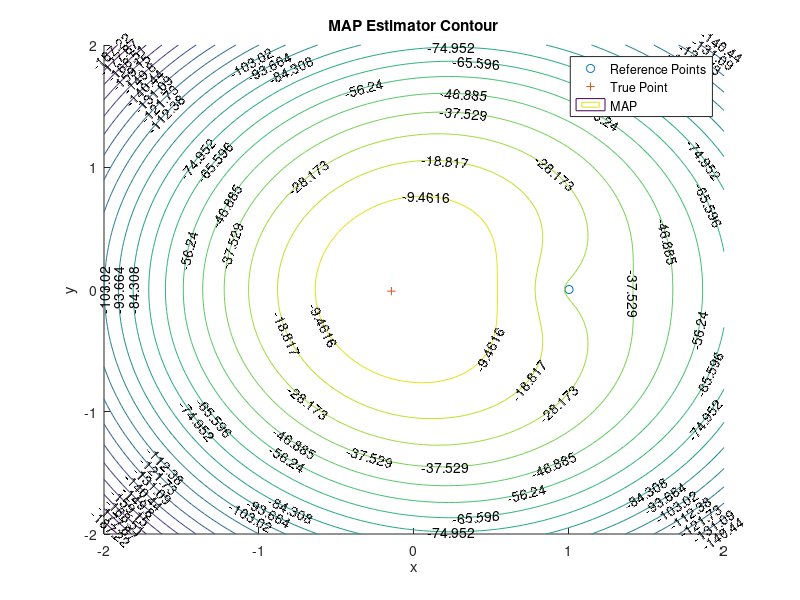
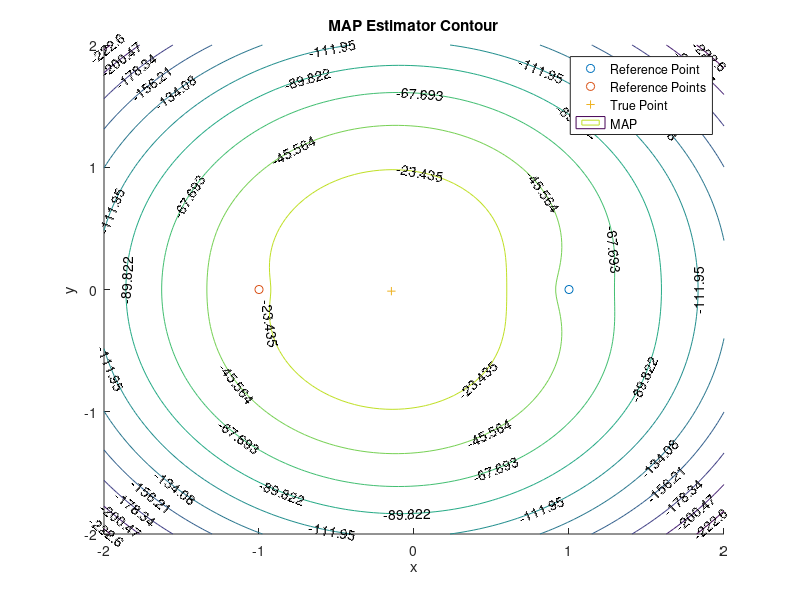
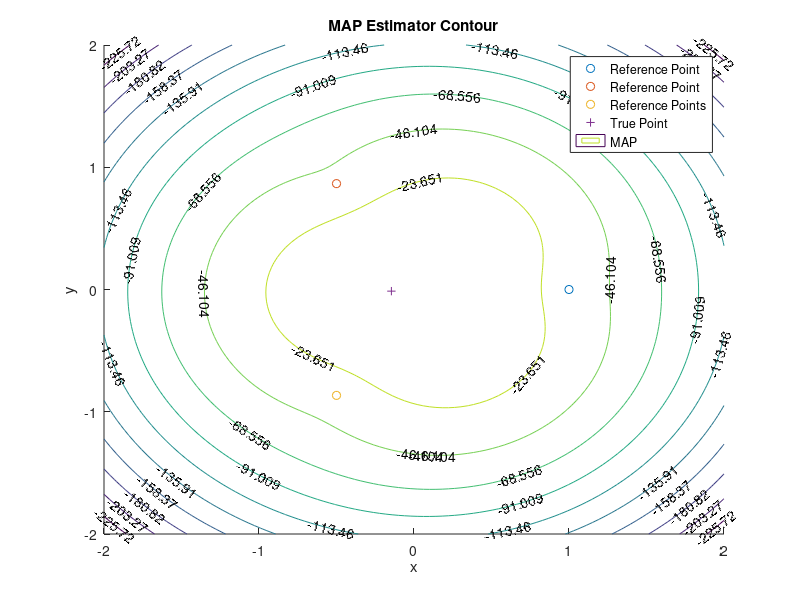
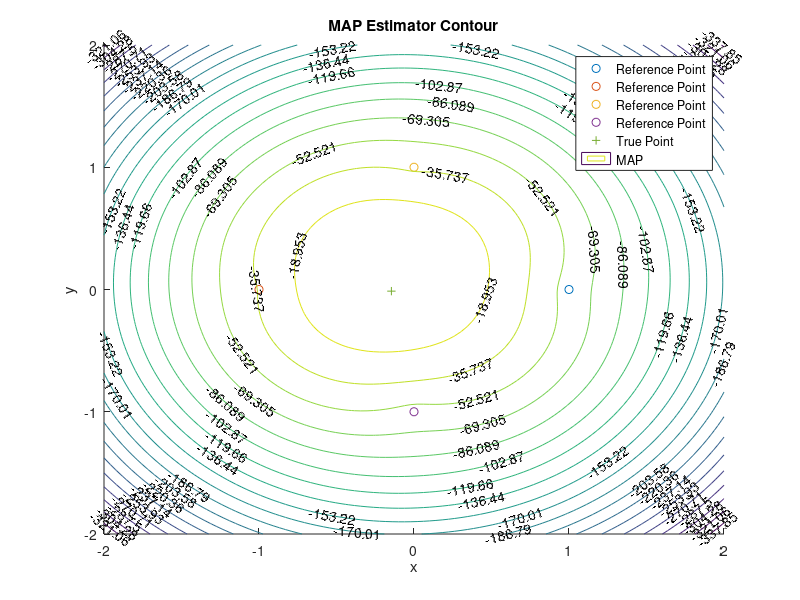

Here is the MATLAB script that generated these plots, in order:
%set parameter
xt = sqrt(2)*rand-1;
yt = sqrt(2)*rand-1;
xi = [1,-1,0,0,1];
yi = [0,0,1,-1];
xi3 = [-1/2,-1/2];
yi3 = [sqrt(3)/2,-sqrt(3)/2];
sigmax = 0.25;
sigmay = 0.25;
sigmai = 0.3;
dti = zeros(1,6);
%generate ri
for i = 1:4
    dti(i) = sqrt((xi(i)-xt)^2+(yi(i)-yt)^2);
end
for i = 5:6
    dti(i) = sqrt((xi3(i-4)-xt)^2+(yi3(i-4)-yt)^2);
end

ri = zeros(1,6);
for i = 1:6
    while(ri(i) <= 0)
        ni = normrnd(0,0.3,1,1);
        ri(i) = dti(i) + ni;
    end
end

% MAP Estimator
xmap = linspace(-2,2,100);
ymap = linspace(-2,2,100);
[x,y] = meshgrid(xmap,ymap);
MAPK1 = -(ri(1) - sqrt((x(:)-xi(1)).^2+(y(:)-yi(1)).^2)).^2/0.09 - x(:).^2/0.25/0.25 - y(:).^2/0.25/0.25;
MAPK2 = -(ri(1) - sqrt((x(:)-xi(1)).^2+(y(:)-yi(1)).^2)).^2/0.09 - x(:).^2/0.25/0.25 - y(:).^2/0.25/0.25 - (ri(2) - sqrt((x(:)-xi(2)).^2+(y(:)-yi(2)).^2)).^2/0.09;
MAPK4 = -(ri(1) - sqrt((x(:)-xi(1)).^2+(y(:)-yi(1)).^2)).^2/0.09 - x(:).^2/0.25/0.25 - y(:).^2/0.25/0.25 - (ri(2) - sqrt((x(:)-xi(2)).^2+(y(:)-yi(2)).^2)).^2/0.09 - (ri(3) - sqrt((x(:)-xi(3)).^2+(y(:)-yi(3)).^2)).^2/0.09 - (ri(4) - sqrt((x(:)-xi(4)).^2+(y(:)-yi(4)).^2)).^2/0.09;
MAPK3 = -(ri(1) - sqrt((x(:)-xi(1)).^2+(y(:)-yi(1)).^2)).^2/0.09 - x(:).^2/0.25/0.25 - y(:).^2/0.25/0.25 - (ri(5) - sqrt((x(:)-xi3(1)).^2+(y(:)-yi3(1)).^2)).^2/0.09 - (ri(6) - sqrt((x(:)-xi3(2)).^2+(y(:)-yi3(2)).^2)).^2/0.09;
MAP1 = reshape(MAPK1,100,100);
MAP2 = reshape(MAPK2,100,100);
MAP3 = reshape(MAPK3,100,100);
MAP4 = reshape(MAPK4,100,100);

%plot contour
figure(1);
figure(1),scatter(xi(1),yi(1),'ob'), hold on,
figure(1),scatter(xt,yt,'+g'), hold on
figure(1),contour(xmap,ymap,MAP1,20,'showtext','on'); 
legend('Reference Points','True Point','MAP'), 
title('MAP Estimator Contour'),
xlabel('x'), ylabel('y')

figure(2);
figure(2),scatter(xi(1),yi(1),'ob'), hold on,
figure(2),scatter(xi(2),yi(2),'ob'), hold on,
figure(2),scatter(xt,yt,'+g'), hold on
figure(2),contour(xmap,ymap,MAP2,'showtext','on'); 
legend('Reference Point','Reference Points','True Point','MAP'), 
title('MAP Estimator Contour'),
xlabel('x'), ylabel('y')

figure(3);
figure(3),scatter(xi(1),yi(1),'or'), hold on,
figure(3),scatter(xi3(1),yi3(1),'or'), hold on,
figure(3),scatter(xi3(2),yi3(2),'or'), hold on,
figure(3),scatter(xt,yt,'+g'), hold on
figure(3),contour(xmap,ymap,MAP3,'showtext','on'); 
legend('Reference Point','Reference Point','Reference Points','True Point','MAP'), 
title('MAP Estimator Contour'),
xlabel('x'), ylabel('y')

figure(4);
figure(4),scatter(xi(1),yi(1),'or'), hold on,
figure(4),scatter(xi(2),yi(2),'or'), hold on,
figure(4),scatter(xi(3),yi(3),'or'), hold on,
figure(4),scatter(xi(4),yi(4),'or'), hold on,
figure(4),scatter(xt,yt,'+g'), hold on
figure(4),contour(xmap,ymap,MAP4,20,'showtext','on'); 
legend('Reference Point','Reference Point','Reference Point','Reference Point','True Point','MAP'), 
title('MAP Estimator Contour'),
xlabel('x'), ylabel('y')

